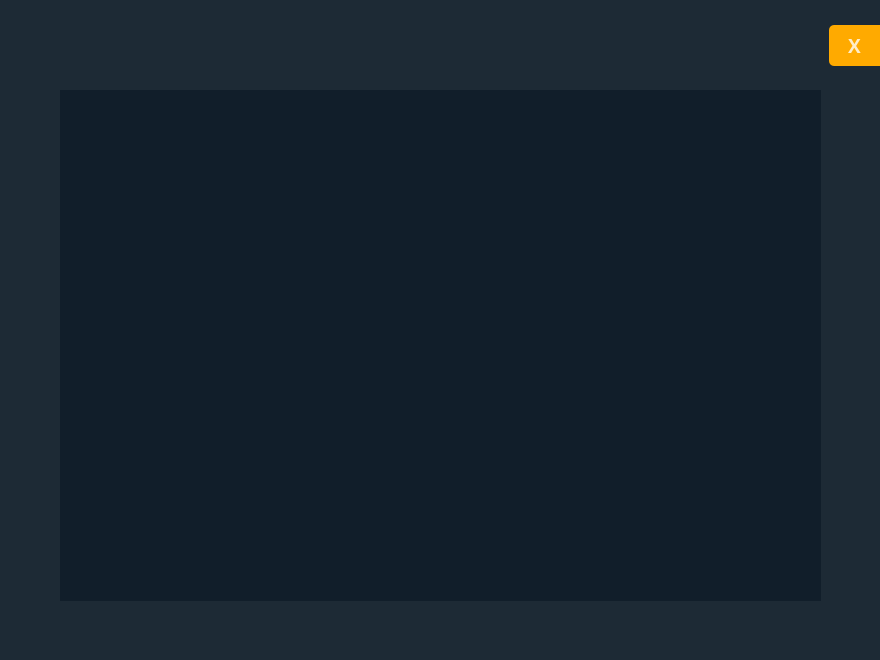
<?xml version="1.0" encoding="UTF-8"?>
<ui version="4.0">
 <class>Form</class>
 <widget class="QWidget" name="Form">
  <property name="geometry">
   <rect>
    <x>0</x>
    <y>0</y>
    <width>880</width>
    <height>660</height>
   </rect>
  </property>
  <property name="windowTitle">
   <string>Form</string>
  </property>
  <widget class="QWidget" name="widget" native="true">
   <property name="geometry">
    <rect>
     <x>0</x>
     <y>0</y>
     <width>880</width>
     <height>660</height>
    </rect>
   </property>
   <property name="styleSheet">
    <string notr="true">background-color:rgba(16,30,41,240);</string>
   </property>
   <widget class="QPushButton" name="backButton">
    <property name="geometry">
     <rect>
      <x>829</x>
      <y>25</y>
      <width>51</width>
      <height>41</height>
     </rect>
    </property>
    <property name="font">
     <font>
      <family>Arial Black</family>
      <pointsize>14</pointsize>
      <weight>75</weight>
      <bold>true</bold>
     </font>
    </property>
    <property name="styleSheet">
     <string notr="true">QPushButton#backButton{
background-color:rgb(255, 170, 0);
color:rgba(255, 255, 255, 200);
border-top-left-radius:5px;
border-bottom-left-radius:5px;
}
QPushButton#backButton:pressed{
padding-left:5px;
padding-top:5px;
background-color:rgb(255, 170, 0);
background-position:calc(100%-10px)center;
}
QPushButton#backButton:hover{
background-color:rgb(255, 170, 0);
}</string>
    </property>
    <property name="text">
     <string>X</string>
    </property>
   </widget>
   <widget class="QWidget" name="verticalLayoutWidget">
    <property name="geometry">
     <rect>
      <x>60</x>
      <y>90</y>
      <width>761</width>
      <height>511</height>
     </rect>
    </property>
    <layout class="QVBoxLayout" name="verticalLayout_2">
     <property name="sizeConstraint">
      <enum>QLayout::SetDefaultConstraint</enum>
     </property>
    </layout>
   </widget>
  </widget>
 </widget>
 <resources/>
 <connections/>
</ui>
